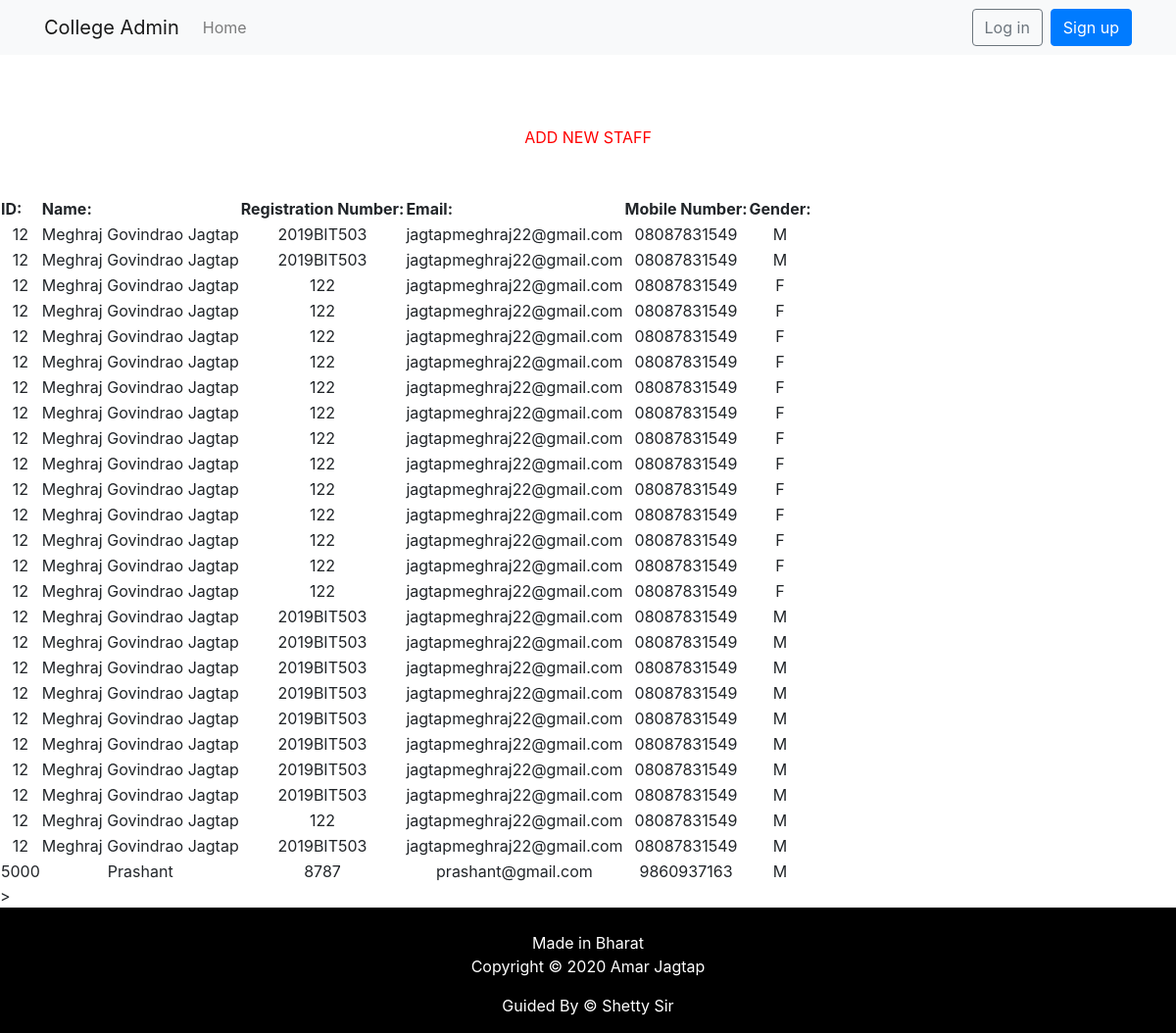
Screenshot of /show1 with the database file from the repository.
### member/models.py (models this page shows, shortened)
class Staff(models.Model):
    eid = models.CharField(max_length=20)
    name = models.CharField(max_length=100)
    reg_no = models.CharField(max_length=100)
    email = models.EmailField()
    mob = models.CharField(max_length=100)
    gender = models.CharField(choices=GENDER_CATEGORY, max_length=2)

### member/views.py (the view)
# urls.py: path('show1', views.show1),
def show1(request):
    member = Staff.objects.all()
    return render(request,"show1.html",{'member':member})

### member/templates/show1.html (shortened to what this page needs)
<!doctype html>
<html lang="en">
<head>
  <link rel="stylesheet" href="https://stackpath.bootstrapcdn.com/bootstrap/4.1.3/css/bootstrap.min.css">
</head>
<body>
  <nav class="navbar navbar-expand-lg navbar-light bg-light mb-4">
    <div class="container">
      <a class="navbar-brand" href="{% url 'home' %}">College Admin</a>
      <div class="collapse navbar-collapse" id="navbarSupportedContent">
        <ul class="navbar-nav mr-auto">
          <li class="nav-item">
            <a class="nav-link" href="{% url 'home' %}">Home</a>
          </li>
        </ul>
        {% if user.is_authenticated %}
          <ul class="navbar-nav">
            <li class="nav-item dropdown">
              <a class="nav-link dropdown-toggle" href="#" id="navbarDropdown" role="button" data-toggle="dropdown" aria-haspopup="true" aria-expanded="false">
                {{ user.username }}
              </a>
              <div class="dropdown-menu dropdown-menu-right" aria-labelledby="navbarDropdown">
                <a class="dropdown-item" href="{% url 'password_change' %}">Change password</a>
                <div class="dropdown-divider"></div>
                <a class="dropdown-item" href="{% url 'logout' %}">Log out</a>
              </div>
            </li>
          </ul>
        {% else %}
          <form class="form-inline my-2 my-lg-0">
            <a href="{% url 'login' %}" class="btn btn-outline-secondary">Log in</a>
            <a href="{% url 'signup' %}" class="btn btn-primary ml-2">Sign up</a>
          </form>
        {% endif %}
      </div>
    </div>
  </nav>
</body>
</html>
<center><a href="emp1" style="color:red">ADD NEW STAFF</a></center>
{% load static %}
{% block content %}
<div>
  <table id='table-123'>
    <thead>
  <tr>
      <th>ID:</th>
      <th>Name:</th>
      <th>Registration Number:</th>
    <th>Email:</th>
      <th>Mobile Number:</th>
      <th>Gender:</th>
  </tr>
  </thead>
  <tbody>
          {% for entry in member %}
          <tr>
            <td align="center"> {{ entry.eid}} </td>
            <td align="center"> {{ entry.name }} </td>
            <td align="center"> {{ entry.reg_no}} </td>
           <td align="center"> {{ entry.email}} </td>
           <td align="center"> {{ entry.mob}} </td>
           <td align="center"> {{ entry.gender}} </td>
        </tr>
        {% endfor %}
</tbody>
</table>
{% block js %}
<script src="https://ajax.googleapis.com/ajax/libs/jquery/3.3.1/jquery.min.js"></script>>
<link rel="stylesheet" type="text/css" href="https://cdn.datatables.net/v/dt/jszip-2.5.0/dt-1.10.20/af-2.3.4/b-1.6.1/b-colvis-1.6.1/b-flash-1.6.1/b-html5-1.6.1/b-print-1.6.1/cr-1.5.2/fc-3.3.0/fh-3.1.6/kt-2.5.1/r-2.2.3/rg-1.1.1/rr-1.2.6/sc-2.0.1/sl-1.3.1/datatables.min.css"/>
</div>
{% endblock js %}
{% endblock %}
</head>
<footer>
<br>
  <div class="container">
    <div class="row">
               <div class="col-md-12 col-sm-12">
                    <div style="color:#ffffff;"class="wow fadeInUp footer-copyright">
                         <p>Made in Bharat <br>
                         Copyright &copy;   2020  Amar Jagtap </p>
                      <p>Guided By &copy;   Shetty Sir</p>
                    </div>
               </div>
    </div>
  </div>
</footer>

### member/templates/show1.html (style rules this page uses)
footer { padding: 0px 0px 0px 0px; background-color:black; margin:0px; }
p { text-align:center; }

### rows the page displays
Staff: eid "12", name "Meghraj Govindrao Jagtap", reg_no "2019BIT503", email "jagtapmeghraj22@gmail.com", mob "08087831549", gender "M"
Staff: eid "12", name "Meghraj Govindrao Jagtap", reg_no "2019BIT503", email "jagtapmeghraj22@gmail.com", mob "08087831549", gender "M"
Staff: eid "12", name "Meghraj Govindrao Jagtap", reg_no "122", email "jagtapmeghraj22@gmail.com", mob "08087831549", gender "F"
Staff: eid "12", name "Meghraj Govindrao Jagtap", reg_no "122", email "jagtapmeghraj22@gmail.com", mob "08087831549", gender "F"
Staff: eid "12", name "Meghraj Govindrao Jagtap", reg_no "122", email "jagtapmeghraj22@gmail.com", mob "08087831549", gender "F"
Staff: eid "12", name "Meghraj Govindrao Jagtap", reg_no "122", email "jagtapmeghraj22@gmail.com", mob "08087831549", gender "F"
Staff: eid "12", name "Meghraj Govindrao Jagtap", reg_no "122", email "jagtapmeghraj22@gmail.com", mob "08087831549", gender "F"
Staff: eid "12", name "Meghraj Govindrao Jagtap", reg_no "122", email "jagtapmeghraj22@gmail.com", mob "08087831549", gender "F"
Staff: eid "12", name "Meghraj Govindrao Jagtap", reg_no "122", email "jagtapmeghraj22@gmail.com", mob "08087831549", gender "F"
Staff: eid "12", name "Meghraj Govindrao Jagtap", reg_no "122", email "jagtapmeghraj22@gmail.com", mob "08087831549", gender "F"
Staff: eid "12", name "Meghraj Govindrao Jagtap", reg_no "122", email "jagtapmeghraj22@gmail.com", mob "08087831549", gender "F"
Staff: eid "12", name "Meghraj Govindrao Jagtap", reg_no "122", email "jagtapmeghraj22@gmail.com", mob "08087831549", gender "F"
Staff: eid "12", name "Meghraj Govindrao Jagtap", reg_no "122", email "jagtapmeghraj22@gmail.com", mob "08087831549", gender "F"
Staff: eid "12", name "Meghraj Govindrao Jagtap", reg_no "122", email "jagtapmeghraj22@gmail.com", mob "08087831549", gender "F"
Staff: eid "12", name "Meghraj Govindrao Jagtap", reg_no "122", email "jagtapmeghraj22@gmail.com", mob "08087831549", gender "F"
Staff: eid "12", name "Meghraj Govindrao Jagtap", reg_no "2019BIT503", email "jagtapmeghraj22@gmail.com", mob "08087831549", gender "M"
Staff: eid "12", name "Meghraj Govindrao Jagtap", reg_no "2019BIT503", email "jagtapmeghraj22@gmail.com", mob "08087831549", gender "M"
Staff: eid "12", name "Meghraj Govindrao Jagtap", reg_no "2019BIT503", email "jagtapmeghraj22@gmail.com", mob "08087831549", gender "M"
Staff: eid "12", name "Meghraj Govindrao Jagtap", reg_no "2019BIT503", email "jagtapmeghraj22@gmail.com", mob "08087831549", gender "M"
Staff: eid "12", name "Meghraj Govindrao Jagtap", reg_no "2019BIT503", email "jagtapmeghraj22@gmail.com", mob "08087831549", gender "M"
Staff: eid "12", name "Meghraj Govindrao Jagtap", reg_no "2019BIT503", email "jagtapmeghraj22@gmail.com", mob "08087831549", gender "M"
Staff: eid "12", name "Meghraj Govindrao Jagtap", reg_no "2019BIT503", email "jagtapmeghraj22@gmail.com", mob "08087831549", gender "M"
Staff: eid "12", name "Meghraj Govindrao Jagtap", reg_no "2019BIT503", email "jagtapmeghraj22@gmail.com", mob "08087831549", gender "M"
Staff: eid "12", name "Meghraj Govindrao Jagtap", reg_no "122", email "jagtapmeghraj22@gmail.com", mob "08087831549", gender "M"
Staff: eid "12", name "Meghraj Govindrao Jagtap", reg_no "2019BIT503", email "jagtapmeghraj22@gmail.com", mob "08087831549", gender "M"
Staff: eid "5000", name "Prashant", reg_no "8787", email "prashant@gmail.com", mob "9860937163", gender "M"
